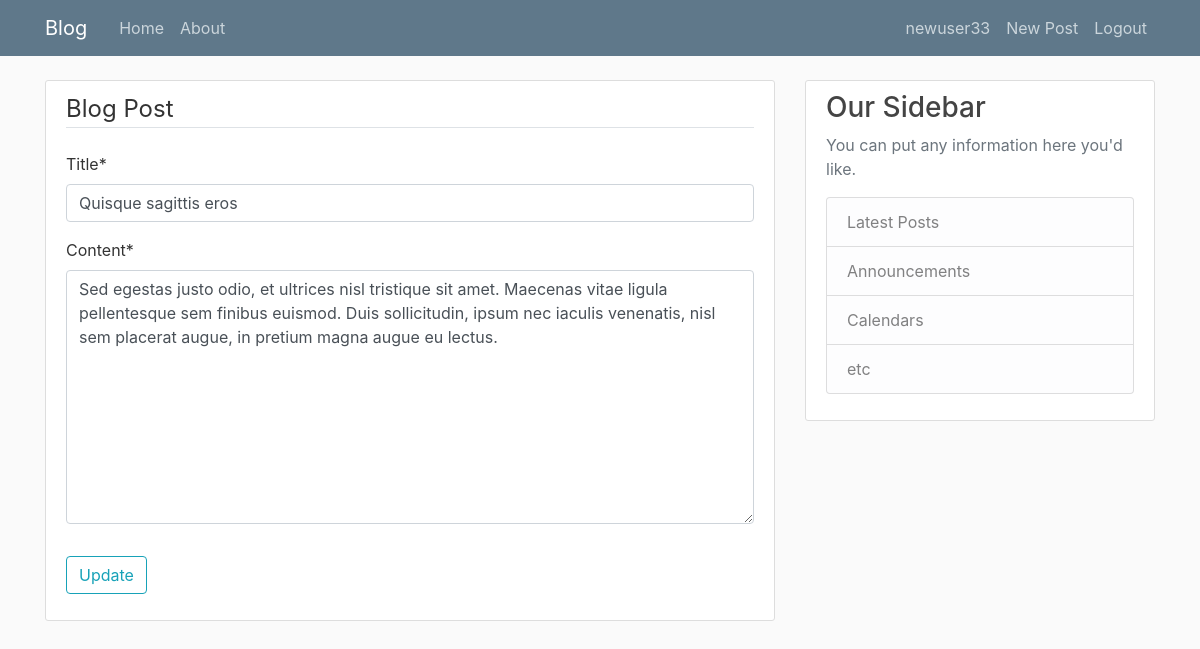
The app's page /post/13/update/ (signed in) with its own data.
### blog/models.py (models this page shows, shortened)
class BlogPost(models.Model):
    author = models.ForeignKey(User, on_delete=models.CASCADE)
    date_posted = models.DateField(default=timezone.now)
    time_posted = models.TimeField(default=timezone.now)
    title = models.CharField(max_length=100)
    content = models.TextField()

### blog/views.py (the view, shortened to what this page needs)
# urls.py: path('post/<int:pk>/update/', PostUpdateView.as_view(),
class PostUpdateView(LoginRequiredMixin, UserPassesTestMixin, UpdateView):
    model = BlogPost
    fields = ['title', 'content']
    template_name = 'post_update.html'
    def test_func(self):
        post = self.get_object()
        if self.request.user == post.author:
            return True
        return False

### blog/templates/post_update.html (shortened to what this page needs)
{% extends 'site_base.html' %}
{% load crispy_forms_tags %}
{% block content %}
    <div class="content-section">
        <form method="POST">
            <fieldset class="form-group">
                <legend class="border-bottom mb-4">Blog Post</legend>
                {{ form|crispy }}
            </fieldset>
            <div class="form-group">
                <button class="btn btn-outline-info" type="submit">Update</button>
            </div>
        </form>
    </div>
{% endblock content %}

### blog/templates/site_base.html (shortened to what this page needs)
{% load static %}
<!DOCTYPE html>
 <html class="no-js">
<html lang="en">
  <head>
    <link rel="stylesheet" href="https://maxcdn.bootstrapcdn.com/bootstrap/4.0.0/css/bootstrap.min.css">
    <link rel="stylesheet" type="text/css" href="{% static 'css/blog.css' %}"></link>
  </head>
  <body>
    <header class="site-header">
        <nav class="navbar navbar-expand-md navbar-dark bg-steel fixed-top">
            <div class="container">
                <a class="navbar-brand mr-4" href="{% url 'blog-home' %}">Blog</a>
                <div class="collapse navbar-collapse" id="navbarToggle">
                    <div class="navbar-nav mr-auto">
                        <a class="nav-item nav-link" href="{% url 'blog-home' %}">Home</a>
                        <a class="nav-item nav-link" href="{% url 'blog-about' %}">About</a>
                    </div>
                    <div class="navbar-nav">
                        {% if user.is_authenticated %}
                            <a class="nav-item nav-link" href="{% url 'user-profile' %}">{{ user.username }}</a>
                            <a class="nav-item nav-link" href="{% url 'post-create' %}">New Post</a>
                            <a class="nav-item nav-link" href="{% url 'logout' %}">Logout</a>
                        {% else %}
                            <a class="nav-item nav-link" href="{% url 'login' %}">Login</a>
                            <a class="nav-item nav-link" href="{% url 'user-reg' %}">Register</a>
                        {% endif %}
                    </div>
                </div>
            </div>
        </nav>
    </header>
    <main role="main" class="container">
        <div class="row">
            <div class="col-md-8">
                {% block content %}{% endblock %}
            </div>
            <div class="col-md-4">
                <div class="content-section">
                    <h3 id="test">Our Sidebar</h3>
                    <p class='text-muted'>You can put any information here you'd like.
                        <ul class="list-group">
                            <li class="list-group-item list-group-item-light">Latest Posts</li>
                            <li class="list-group-item list-group-item-light">Announcements</li>
                            <li class="list-group-item list-group-item-light">Calendars</li>
                            <li class="list-group-item list-group-item-light">etc</li>
                        </ul>
                    </p>
                </div>
            </div>
        </div>
    </main>
  </body>
</html>

### blog/static/css/blog.css (style rules this page uses)
body { background: #fafafa; color: #333333; margin-top: 5rem; }
h1, h2, h3, h4, h5, h6 { color: #444444; }
ul { margin: 0; }
.bg-steel { background-color: #5f788a; }
.site-header .navbar-nav .nav-link { color: #cbd5db; }
.content-section { background: #ffffff; padding: 10px 20px; border: 1px solid #dddddd; border-radius: 3px; margin-bottom: 20px; }

### records on screen
BlogPost: title "Quisque sagittis eros", content "Sed egestas justo odio, et ultrices nisl tristique sit amet. Maecenas vitae ligula pellentesque sem finibus euismod. Duis sollicitudin, ipsum nec iaculis venenatis, nisl sem placerat augue, in pretium magna augue eu lectus."

### other values on screen
{{ user.username }} "newuser33"
